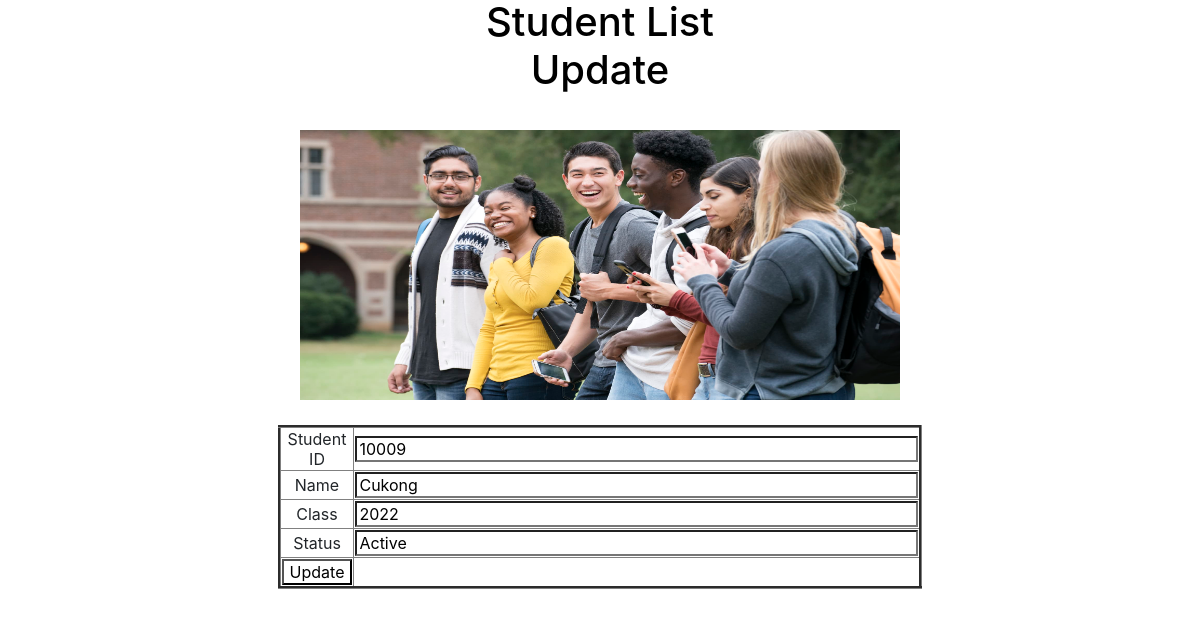
/Listedit.php?e=10009, run on the app's committed database.
### tables this page shows
CREATE TABLE `student_list` (
  `id` int(20) NOT NULL,
  `name` varchar(255) NOT NULL,
  `class` int(10) NOT NULL,
  `status` varchar(50) NOT NULL
);

### App/Controller/C_MVCTaskController.php (called while the page is built, shortened)
<?php
include_once("App/Model/M_MVCTaskModel.php");
class C_MVCTask {
    public function __construct(){
        $this->model = new M_MVCTask();
    }
    }

### App/Model/M_MVCTaskModel.php (called while the page is built, shortened)
<?php
require "App/Connection.php";
class M_MVCTask {
private $connect;
function __construct(){
$this->connect = new Connection();
}
function execute($query){
return mysqli_query($this->connect->ConnectTo(),$query);
}
function Catch($var){
return mysqli_fetch_array($var);
}
}
?>

### App/Connection.php (called while the page is built)
<?php
class Connection{
    public function __construct()
    {
        $this->mysqli = new mysqli('localhost', 'root', '','MVCTask');
    }
    public function ConnectTo(){
        return $this->mysqli;
    }
}

### Listedit.php (the view, shortened to what this page needs)
<?php
require_once "App/Controller/C_MVCTaskController.php";
?>
<html>
<head>
        <link rel="stylesheet" href="css/bootstrap.min.css">
        <link href="../Style/edit.css" rel="stylesheet">
</head>
<body>
<div id="video-background">
  </div>
<div class = "container1">
<h1 class = "title">Student List Update</h1>
</div>
<img class = "EditImage" src="../Images/Student.jpeg" alt="">
<div class = "container2">
<div class = "mainEdit" >
<form action="" method="POST">
<table border ="3">
    <?php
     $Con = new C_MVCTask();
     $id = $_GET['e'];
     $D = "SELECT * FROM student_list WHERE id = $id";
     $DExecution = $Con->model->execute($D);
    $row = $Con->model->Catch($DExecution)?>
<tr align="center">
<td>Student ID</td>
<td><input class = "stdlist" type="text"name="id" value="<?=$row[0]?>" size="50" readonly
/>
</td>
</tr>
<tr align="center">
<td>Name</td>
<td><input class = "stdlist" type="text"name="name" value="<?=$row[1]?>" size="50"
required/></td>
</tr>
<tr align="center">
<td>Class</td>
<td><input class = "stdlist" type="text"name="class" value="<?=$row[2]?>" size="50"
required/></td>
</tr>
<tr align="center">
<td>Status</td>
<td><input class = "stdlist" type="text"name="status" value="<?=$row[3]?>" size="50"
required/></td>
</tr>
<tr align="center">
<td><input class = "stdlistx" type="submit" name="submit" value="Update"/></td>
</tr>
</table>
</form>
</div>
</div>
</body>
</html>

### Style/edit.css (style rules this page uses)
.MainEdit { display: flex; align-items: center; justify-content: center; }
.EditImage { display: flex; width: 600px; height: 300px; margin: auto; padding-bottom: 30px; }
.title { color: black; text-align: center; }
.stdlist, .stdlistx { background-color: transparent; }
.container1 { display: flex; align-items: center; justify-content: center; margin: 0 auto; background-color: rgb(255, 255, 255, 0.5); text-align: center; width: 300px; height: 100px; border-radius: 10px; margin-bottom: 30px; }
.container2 { display: flex; align-items: center; justify-content: center; margin: 0 auto; background-color: rgb(255, 255, 255, 0.5); text-align: center; width: 500px; height: 150px; border-radius: 10px; padding-top: 20px; }
#video-background { position: fixed; top: 0; right: 0; bottom: 0; left: 0; overflow: hidden; z-index: -100; }

### data on the page
student_list: id "10009", name "Cukong", class "2022", status "Active"
